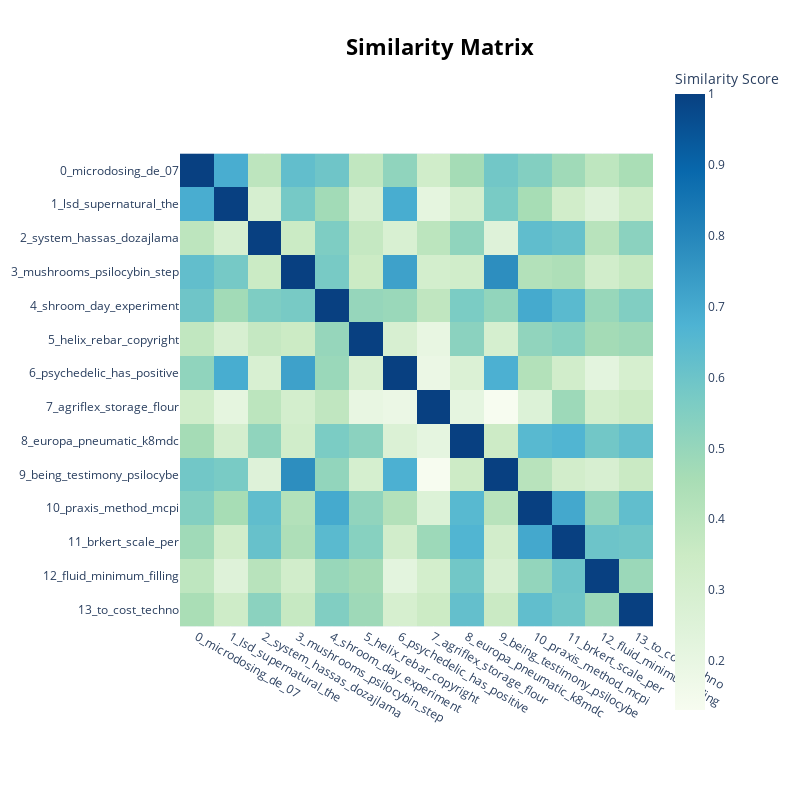

Here is the notebook cell this chart was saved with:
### Code cell
topic_model.visualize_heatmap()

### Figure 1 — Plotly figure (JSON) as saved in the notebook; plotly's stock layout.template omitted (floating-point values rounded to 4 significant figures; data arrays with more than 128 entries replaced by an {"elided": "..."} marker saying what was removed)
{"data": [{"coloraxis": "coloraxis", "hovertemplate": "x: %{x}<br>y: %{y}<br>Similarity Score: %{z}<extra></extra>", "name": "0", "type": "heatmap", "x": ["0_microdosing_de_07", "1_lsd_supernatural_the", "2_system_hassas_dozajlama", "3_mushrooms_psilocybin_step", "4_shroom_day_experiment", "5_helix_rebar_copyright", "6_psychedelic_has_positive", "7_agriflex_storage_flour", "8_europa_pneumatic_k8mdc", "9_being_testimony_psilocybe", "10_praxis_method_mcpi", "11_brkert_scale_per", "12_fluid_minimum_filling", "13_to_cost_techno"], "xaxis": "x", "y": ["0_microdosing_de_07", "1_lsd_supernatural_the", "2_system_hassas_dozajlama", "3_mushrooms_psilocybin_step", "4_shroom_day_experiment", "5_helix_rebar_copyright", "6_psychedelic_has_positive", "7_agriflex_storage_flour", "8_europa_pneumatic_k8mdc", "9_being_testimony_psilocybe", "10_praxis_method_mcpi", "11_brkert_scale_per", "12_fluid_minimum_filling", "13_to_cost_techno"], "yaxis": "y", "z": {"elided": "14x14 float values"}}], "layout": {"coloraxis": {"colorbar": {"title": {"text": "Similarity Score"}}, "colorscale": [[0, "rgb(247,252,240)"], [0.125, "rgb(224,243,219)"], [0.25, "rgb(204,235,197)"], [0.375, "rgb(168,221,181)"], [0.5, "rgb(123,204,196)"], [0.625, "rgb(78,179,211)"], [0.75, "rgb(43,140,190)"], [0.875, "rgb(8,104,172)"], [1, "rgb(8,64,129)"]]}, "height": 800, "hoverlabel": {"bgcolor": "white", "font": {"family": "Rockwell", "size": 16}}, "legend": {"title": {"text": "Trend"}}, "margin": {"t": 60}, "showlegend": true, "title": {"font": {"color": "Black", "size": 22}, "text": "<b>Similarity Matrix</b>", "x": 0.55, "xanchor": "center", "y": 0.95, "yanchor": "top"}, "width": 800, "xaxis": {"anchor": "y", "constrain": "domain", "domain": [0, 1], "scaleanchor": "y"}, "yaxis": {"anchor": "x", "autorange": "reversed", "constrain": "domain", "domain": [0, 1]}}}
